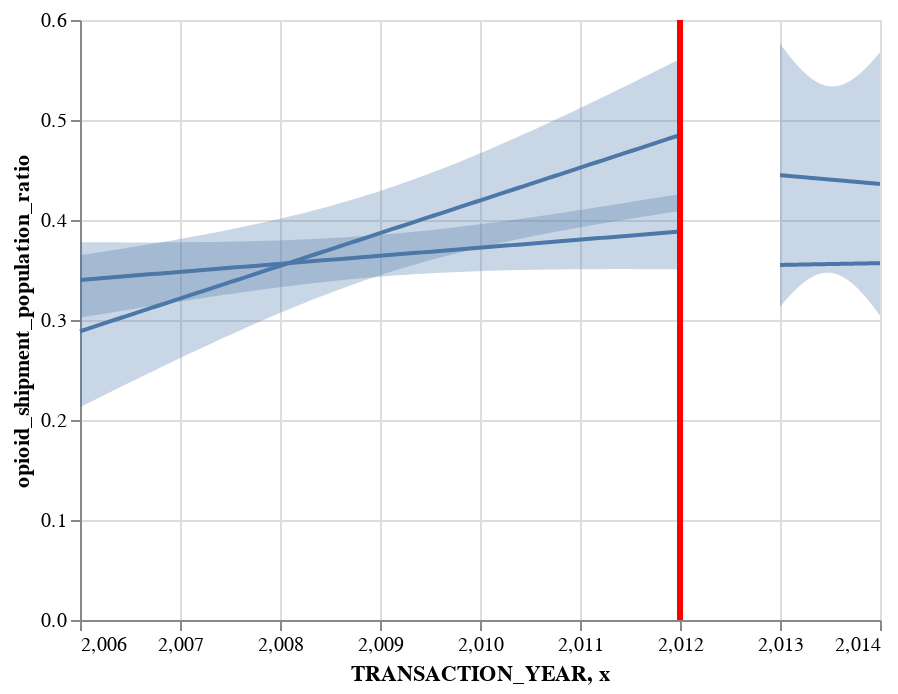

The code cell stored with this chart in its notebook:
### Markdown cell above
> diff-diff opioids

### Code cell
xvar= "TRANSACTION_YEAR"
yvar="opioid_shipment_population_ratio"
chart = diff_diff(WA, yvar, xvar, 2012)
chart
